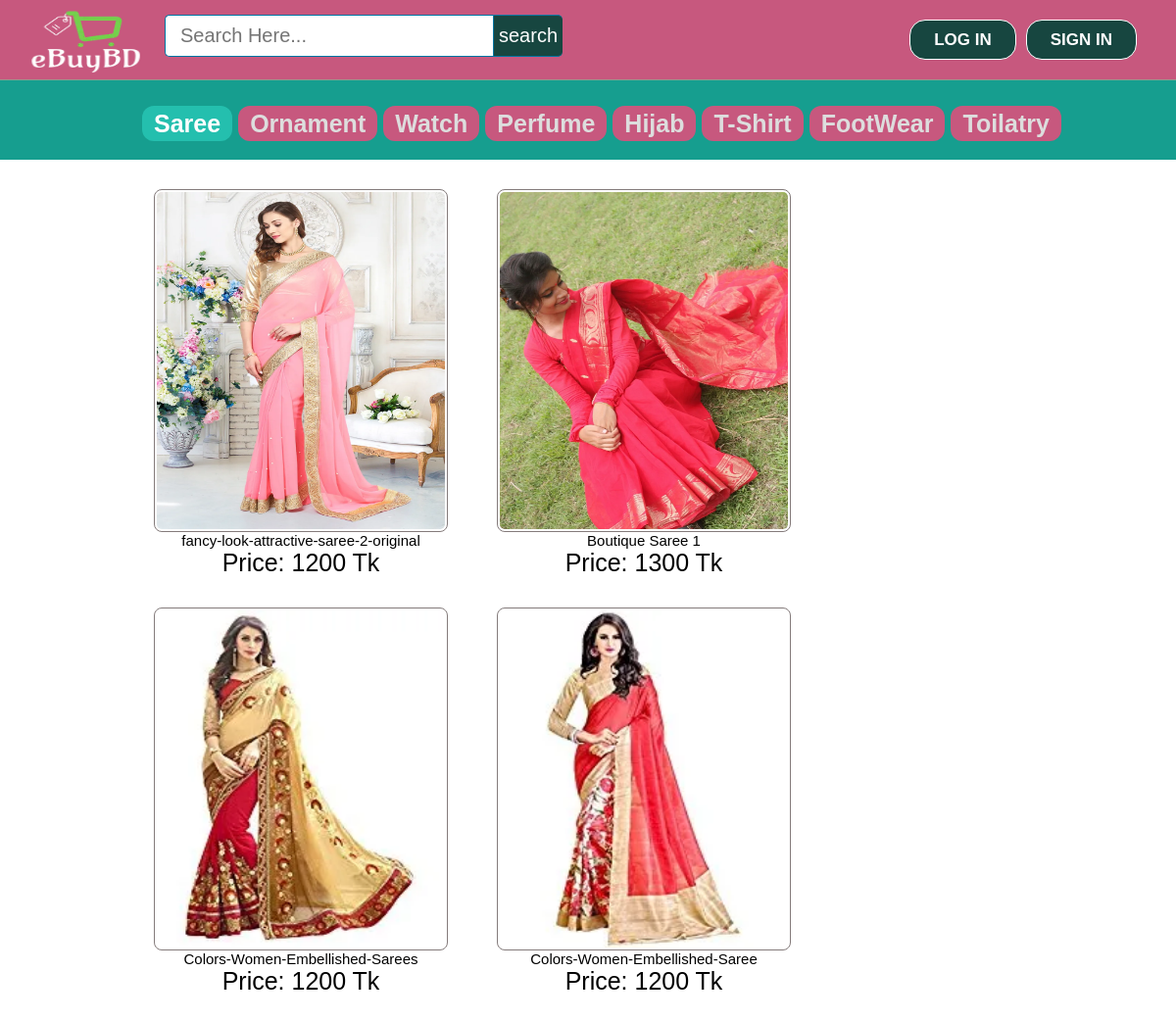
The app's page /women/saree.php with its own data.
### tables this page shows
CREATE TABLE IF NOT EXISTS `products` (
`id` int(11) NOT NULL,
  `pName` varchar(100) NOT NULL,
  `price` int(11) NOT NULL, 
  `description` text NOT NULL,
  `available` int(11) NOT NULL,
  `category` varchar(100) NOT NULL,
  `type` varchar(100) NOT NULL,
  `item` varchar(100) NOT NULL,
  `pCode` varchar(20) NOT NULL,
  `picture` text NOT NULL
);

### women/saree.php (the view, shortened to what this page needs)
<?php include ( "../inc/connect.inc.php" ); ?>
<!DOCTYPE html>
<html>
<head>
	<link rel="stylesheet" type="text/css" href="../css/style.css">
</head>
<body>
	<?php include ( "../inc/mainheader.inc.php" ); ?>
	<div class="categolis">
		<table>
			<tr>
				<th>
					<a href="saree.php" style="text-decoration: none;color: #fff;padding: 4px 12px;background-color: #24bfae;border-radius: 12px;">Saree</a>
				</th>
				<th><a href="ornament.php" style="text-decoration: none;color: #ddd;padding: 4px 12px;background-color: #c7587e;border-radius: 12px;">Ornament</a></th>
				<th><a href="watch.php" style="text-decoration: none;color: #ddd;padding: 4px 12px;background-color: #c7587e;border-radius: 12px;">Watch</a></th>
				<th><a href="perfume.php" style="text-decoration: none;color: #ddd;padding: 4px 12px;background-color: #c7587e;border-radius: 12px;">Perfume</a></th>
				<th><a href="hijab.php" style="text-decoration: none;color: #ddd;padding: 4px 12px;background-color: #c7587e;border-radius: 12px;">Hijab</a></th>
				<th><a href="tshirt.php" style="text-decoration: none;color: #ddd;padding: 4px 12px;background-color: #c7587e;border-radius: 12px;">T-Shirt</a></th>
				<th><a href="footwear.php" style="text-decoration: none;color: #ddd;padding: 4px 12px;background-color: #c7587e;border-radius: 12px;">FootWear</a></th>
				<th><a href="toilatry.php" style="text-decoration: none;color: #ddd;padding: 4px 12px;background-color: #c7587e;border-radius: 12px;">Toilatry</a></th>
			</tr>
		</table>
	</div>
	<div style="padding: 30px 120px; font-size: 25px; margin: 0 auto; display: table; width: 98%;">
		<div>
		<?php
		$getposts = $conn->query("SELECT * FROM products WHERE available >= '1' AND item = 'saree' ORDER BY id DESC LIMIT 10");
		if ($getposts->num_rows > 0) {
			echo '<ul id="recs">';
			while ($row = $getposts->fetch_assoc()) {
				$id = $row['id'];
				$pName = $row['pName'];
				$price = $row['price'];
				$picture = $row['picture'];
				echo '
					<ul style="float: left;">
						<li style="float: left; padding: 0px 25px 25px 25px;">
							<div class="home-prodlist-img"><a href="view_product.php?pid=' . $id . '">
								<img alt= "'.$pName.'" src="../image/product/saree/' . $picture . '" class="home-prodlist-imgi">
								</a>
								<div style="text-align: center; padding: 0 0 6px 0;"> <span style="font-size: 15px;">' . $pName . '</span><br> Price: ' . $price . ' Tk</div>
							</div>
						</li>
					</ul>
				';
			}
			echo '</ul>';
		}
		?>
		</div>
	</div>
</body>
</html>

### css/style.css (style rules this page uses)
html, body, div, span, applet, object, iframe, h1, h2, h3, h4, h5, h6, p, blockquote, pre, a, abbr, acronym, address, big, cite, code, del, dfn, em, img, ins, kbd, q, s, samp, small, strike, strong, sub, sup, tt, var, b, u, i, center, dl, dt, dd, ol, ul, li, fieldset, form, label, legend, table, caption, tbody, tfoot, thead, tr, th, td, article, aside, canvas, details, embed, figure, figcaption, footer, header, hgroup, menu, nav, output, ruby, section, summary, time, mark, audio, video { margin: 0; padding: 0; border: 0; font: inherit; vertical-align: baseline; box-sizing: border-box; }
body { line-height: normal; }
ol, ul { list-style: none; }
table { border-collapse: collapse; border-spacing: 0; }
* { margin: 0px; padding: 0px; }
body, button, input, label, select, td, textarea { font-family: Arial, Helvetica, tahoma,verdana,arial,sans-serif; font-size: 12px; }
body { width: 100%; position: relative; background-color: #ffffff; min-width: 1080px; }
.home-prodlist-imgi { height: 350px; width: 300px; padding: 2px; border: 1px solid #847b7b; border-radius: 8px; }
.categolis { line-height: 1.3; font-weight: bold; color: #fff; padding: 110px 20px 20px 145px; background-color: #169e8f; text-align: center; font-size: 25px; }
.categolis table tbody tr th { padding: 0px 6px 0px 0px; }

### records on screen
products: pName+picture (picture), pName "fancy-look-attractive-saree-2-original", price "1200"
products: picture (picture), pName "Boutique Saree 1", price "1300"
products: picture (picture), pName "Colors-Women-Embellished-Sarees", price "1200"
products: pName+picture (picture), pName "Colors-Women-Embellished-Saree", price "1200"
